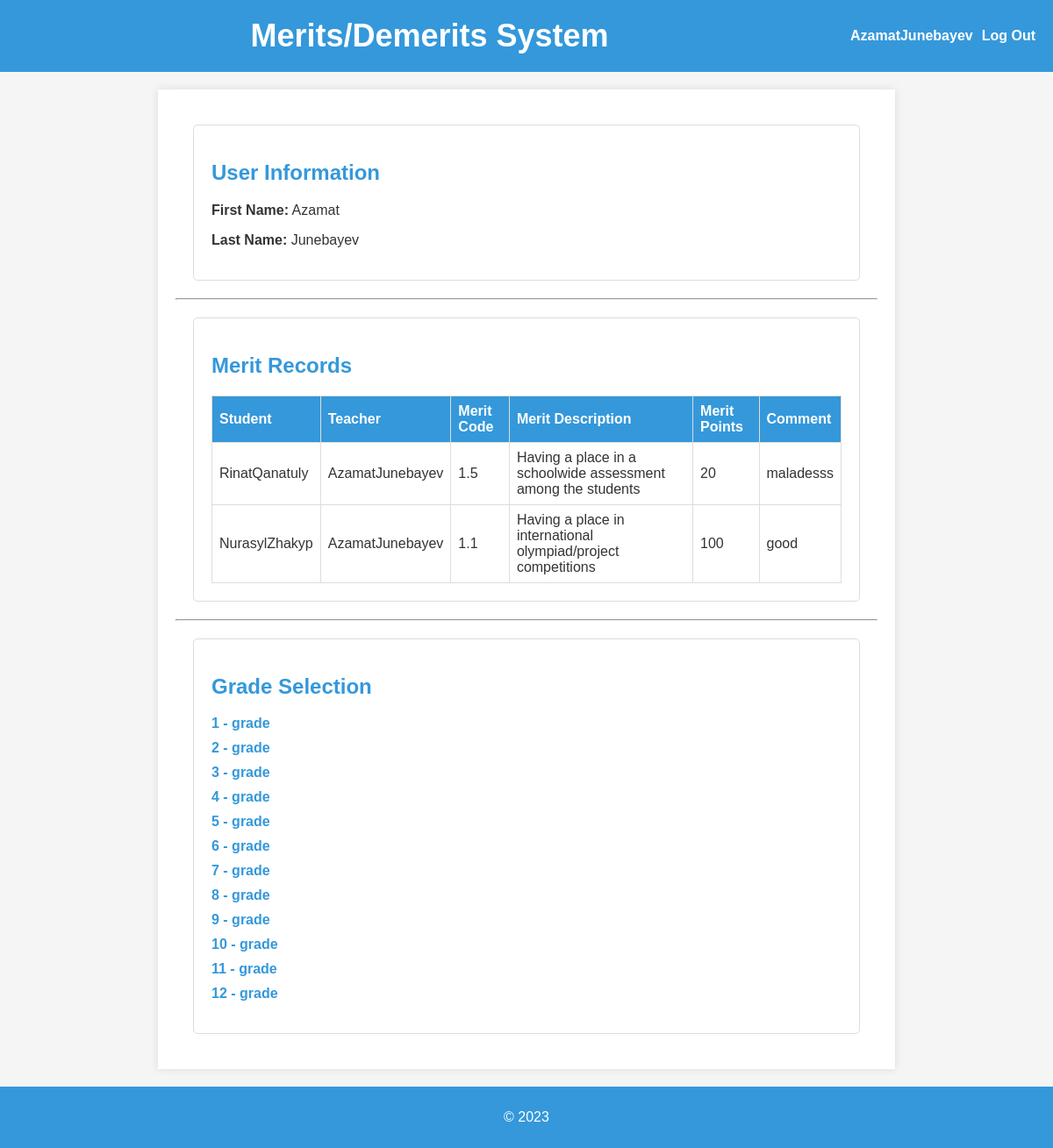
/profile/ (signed in), run on the app's committed database.
### main/models.py (models this page shows, shortened)
class Record(models.Model):
    teacher = models.ForeignKey(User, on_delete=models.SET_NULL, related_name="teacher", null=True)
    student = models.ForeignKey(User, on_delete=models.CASCADE, related_name="student")
    merit = models.ForeignKey(Merit, on_delete=models.CASCADE)
    comment = models.CharField(max_length=255)

class Merit(models.Model):
    code = models.CharField(max_length=256)
    description = models.TextField()
    points = models.IntegerField()

### main/views.py (the view)
# urls.py: path("profile/", views.profile, name="profile"),
@login_required(login_url="/login/")
def profile(request):
    db_grade = get_object_or_404(UserExtention, user=request.user.id).grade
    records = Record.objects.filter(Q(student=request.user.id) | Q(teacher=request.user.id))
    total_points = 100
    for record in records:
        total_points += record.merit.points
    context = {
        "grade": db_grade,
        "total_points": total_points,
        "records": records,
        "classes": range(1, 13),
    }
    return render(request, "main/profile.html", context)

### main/templates/main/profile.html (shortened to what this page needs)
{% extends "main/base.html" %}
{% block content %}
    <div class="profile-info">
        <h2>User Information</h2>
        <p><strong>First Name:</strong> {{ user.first_name }}</p>
        <p><strong>Last Name:</strong> {{ user.last_name }}</p>
    </div>
    <hr>
    <div class="merit-records">
        <h2>Merit Records</h2>
        <table class="records-table">
            <thead>
                <tr>
                    <th>Student</th>
                    <th>Teacher</th>
                    <th>Merit Code</th>
                    <th>Merit Description</th>
                    <th>Merit Points</th>
                    <th>Comment</th>
                </tr>
            </thead>
            <tbody>
                {% for record in records %}
                    <tr>
                        <td>{{ record.student.username }}</td>
                        <td>{{ record.teacher.username }}</td>
                        <td>{{ record.merit.code }}</td>
                        <td>{{ record.merit.description }}</td>
                        <td>{{ record.merit.points }}</td>
                        <td>{{ record.comment }}</td>
                    </tr>
                {% endfor %}
            </tbody>
        </table>
    </div>
    <hr>
    <div class="grade-selection">
        {% if grade == 0 %}
            <h2>Grade Selection</h2>
            <ul class="class-list">
                {% for class in classes %}
                    <li><a class="grade-number" href="/grade/{{ class }}">{{ class }} - grade </a></li>
                {% endfor %}
            </ul>
        {% endif %}
    </div>
{% endblock %}

### main/templates/main/base.html (shortened to what this page needs)
<!DOCTYPE html>
<html>
<head>
</head>
<body>
    <header>
        <h1 style="margin: 0 auto;">
            <a href="/">Merits/Demerits System</a>
        </h1>
        {% if user.is_authenticated %}
            <a href="/profile/" id="logout-link" style="color: #FFF; margin-left: 10px;">{{ user.username }}</a>
            <a href="/logout/" id="logout-link" style="color: #FFF; margin-left: 10px;">Log Out</a>
        {% else %}
            <a href="/login/" style="color: #FFF;">Log In</a>
        {% endif %}
    </header>
    <main>
        <div id="content" class="container">
            {% block content %} {% endblock %}
        </div>
    </main>
    <footer>
        <p>&copy; 2023</p>
    </footer>
</body>
</html>

### main/templates/main/base.html (style rules this page uses)
body { font-family: 'Arial', sans-serif; margin: 0; padding: 0; background-color: #F5F5F5; color: #333; }
header { background-color: #3498DB; color: #FFF; display: flex; justify-content: space-between; align-items: center; padding: 20px; }
h1 { font-size: 36px; margin: 0; padding: 0; }
main { max-width: 800px; margin: 20px auto; padding: 20px; background-color: #FFF; box-shadow: 0 0 10px rgba(0, 0, 0, 0.1); }
footer { text-align: center; padding: 10px; background-color: #3498DB; color: #FFF; }
a { text-decoration: none; color: #FFF; font-weight: bold; }

### main/templates/main/profile.html (style rules this page uses)
.profile-info, .merit-records, .grade-selection { background-color: #ffffff; padding: 20px; margin: 20px; border: 1px solid #DDD; border-radius: 5px; }
h2 { color: #3498DB; }
.records-table { width: 100%; border-collapse: collapse; }
.records-table th, .records-table td { border: 1px solid #DDD; padding: 8px; text-align: left; }
.records-table th { background-color: #3498DB; color: #FFF; }
.class-list { list-style-type: none; padding: 0; }
.class-list li { margin-bottom: 10px; }
.grade-number { color: #3498DB; }

### data on the page
Record: student.username "RinatQanatuly", teacher.username "AzamatJunebayev", merit.code "1.5", merit.description "Having a place in a schoolwide assessment among the students", merit.points "20", comment "maladesss"
Record: student.username "NurasylZhakyp", teacher.username "AzamatJunebayev", merit.code "1.1", merit.description "Having a place in international olympiad/project competitions", merit.points "100", comment "good"

### other printed values
{{ user.username }} "AzamatJunebayev"
{{ user.first_name }} "Azamat"
{{ user.last_name }} "Junebayev"
{{ class }} "1" "2" "3" "4" "5" "6" "7" "8" "9" "10" "11" "12"
